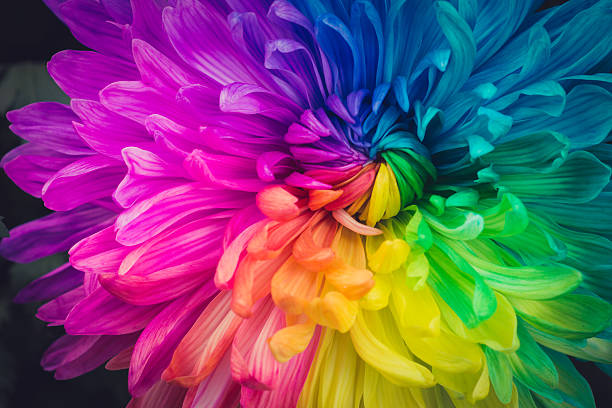
#> input picture Trimester-4/ADA/Classwork/color.jpg, 612 x 408 px
$ jupyter execute 07-images-kernal.ipynb   (shell and % lines are left out)
#> lines starting #> are read from the running program, lines starting #| are printed output that depends on the picture
[cell 1]
import numpy as np
import matplotlib.pyplot as plt
from scipy import ndimage
from skimage import data, color

[cell 2]
input = np.array([[2, 1, 2, 7, 4, 9, 5, 9, 7, 5],
                  [7, 7, 4, 4, 5, 5, 3, 9, 3, 5],
                  [0, 5, 0, 8, 1, 6, 3, 7, 8, 6],
                  [3, 6, 1, 4, 0, 1, 5, 5, 9, 2],
                  [2, 2, 9, 8, 8, 8, 0, 2, 9, 4],
                  [5, 9, 4, 7, 4, 5, 2, 0, 7, 4],
                  [4, 6, 1, 3, 4, 1, 4, 4, 4, 7],
                  [9, 4, 7, 9, 9, 9, 5, 0, 2, 4],
                  [9, 9, 9, 3, 5, 3, 7, 5, 9, 4],
                  [3, 0, 6, 3, 7, 5, 4, 0, 2, 0]])

[cell 3]
k = np.array([[0, -1, 0,],
             [-1, 5, -1],
             [0, -1, 0]])

[cell 4]
conv_img = ndimage.convolve(input, k)
conv_img

[cell 5]
import cv2

[cell 6]
img = cv2.imread('color.jpg', cv2.IMREAD_GRAYSCALE)
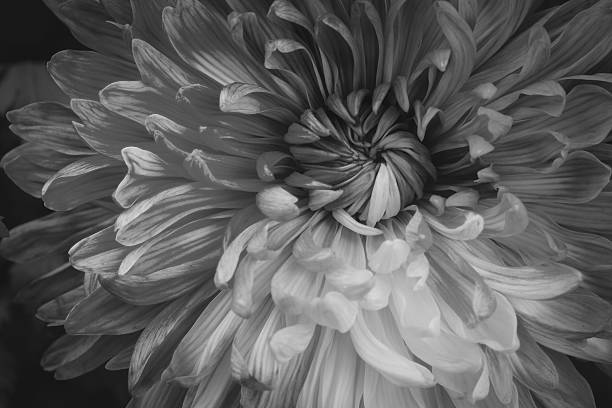
#> img: shape (408, 612); min 0, max 240, mean 93.9

k_size = 11
fig, axes = plt.subplots(2, 2, figsize=(12, 6))

axes[0][0].imshow(img, cmap='gray')
axes[0][0].set_title('Original Image')
axes[0][0].axis('off')

axes[0][1].imshow(cv2.GaussianBlur(img, (3,3), 0), cmap='gray')
axes[0][1].set_title('Gaussian Blur (kernel=3x3)')
axes[0][1].axis('off')

axes[1][0].imshow(cv2.GaussianBlur(img, (5, 5), 0), cmap='gray')
axes[1][0].set_title('Gaussian Blur (kernel=5x5)')
axes[1][0].axis('off')

axes[1][1].imshow(cv2.GaussianBlur(img, (k_size, k_size), 0), cmap='gray')
axes[1][1].set_title(f'Gaussian Blur (kernel={k_size}x{k_size})')
axes[1][1].axis('off')

plt.tight_layout()
plt.show()
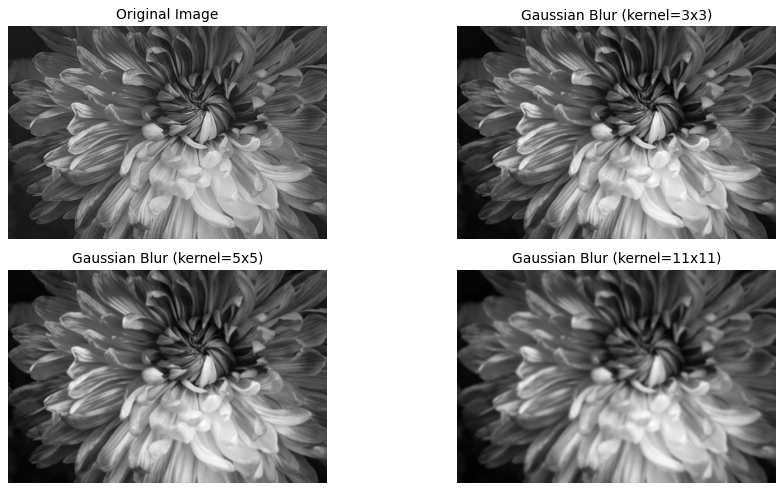
#> figure drawn by matplotlib, 4 panels

$ run again, with Trimester-4/ADA/Classwork/bd.jpg copied over Trimester-4/ADA/Classwork/color.jpg
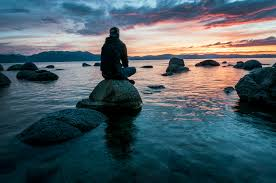
#> input picture Trimester-4/ADA/Classwork/bd.jpg, 276 x 183 px
#> `img = cv2.imread('color.jpg', cv2.IMREAD_GRAYSCALE)`:
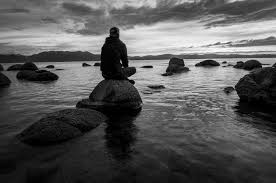
#> img: shape (183, 276); min 0, max 255, mean 87.8
#> `plt.show()`:
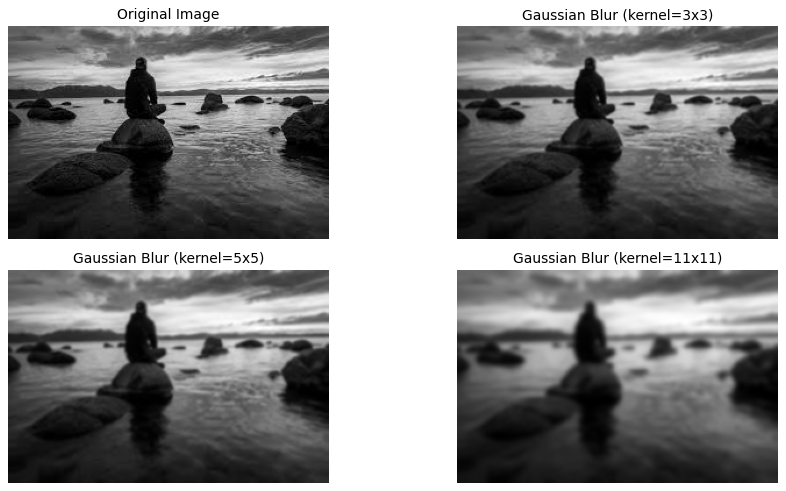
#> figure drawn by matplotlib, 4 panels

$ run again, with Trimester-4/ADA/Classwork/blr.jpg copied over Trimester-4/ADA/Classwork/color.jpg
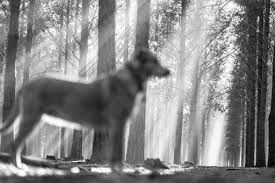
#> input picture Trimester-4/ADA/Classwork/blr.jpg, 275 x 183 px
#> img is the input picture: shape (183, 275); min 0, max 255, mean 133.2
#> `plt.show()`:
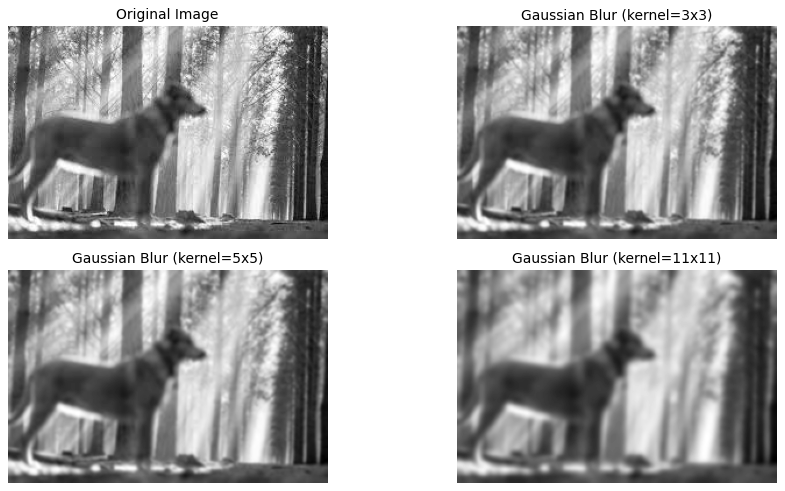
#> figure drawn by matplotlib, 4 panels
